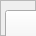
   <widget class="QFrame" name="collimationPanelFrame">
    <property name="geometry">
     <rect>
      <x>1000</x>
      <y>65</y>
      <width>36</width>
      <height>36</height>
     </rect>
    </property>
    <property name="styleSheet">
     <string notr="true">background-image: url(:/transparent.png);</string>
    </property>
    <property name="frameShape">
     <enum>QFrame::StyledPanel</enum>
    </property>
    <property name="frameShadow">
     <enum>QFrame::Raised</enum>
    </property>
    <widget class="QFrame" name="frameCollimation">
     <property name="geometry">
      <rect>
       <x>470</x>
       <y>75</y>
       <width>36</width>
       <height>21</height>
      </rect>
     </property>
     <property name="styleSheet">
      <string notr="true">border-image: url(:/Sym/Sym/ColliBack.png);</string>
     </property>
     <property name="frameShape">
      <enum>QFrame::StyledPanel</enum>
     </property>
     <property name="frameShadow">
      <enum>QFrame::Raised</enum>
     </property>
     <widget class="QLineEdit" name="frontEdit">
      <property name="geometry">
       <rect>
        <x>15</x>
        <y>230</y>
        <width>76</width>
        <height>36</height>
       </rect>
      </property>
      <property name="font">
       <font>
        <family>DejaVu Sans</family>
        <pointsize>24</pointsize>
        <weight>75</weight>
        <italic>false</italic>
        <bold>true</bold>
       </font>
      </property>
      <property name="toolTip">
       <string notr="true"/>
      </property>
      <property name="statusTip">
       <string notr="true"/>
      </property>
      <property name="whatsThis">
       <string notr="true"/>
      </property>
      <property name="accessibleName">
       <string notr="true"/>
      </property>
      <property name="accessibleDescription">
       <string notr="true"/>
      </property>
      <property name="styleSheet">
       <string notr="true">background-color: rgb(255, 255, 255);
border-image: url(:/transparent.png);</string>
      </property>
      <property name="text">
       <string notr="true">127</string>
      </property>
      <property name="frame">
       <bool>true</bool>
      </property>
      <property name="alignment">
       <set>Qt::AlignCenter</set>
      </property>
     </widget>
     <widget class="QLineEdit" name="rightEdit">
      <property name="geometry">
       <rect>
        <x>375</x>
        <y>230</y>
        <width>76</width>
        <height>36</height>
       </rect>
      </property>
      <property name="font">
       <font>
        <family>DejaVu Sans</family>
        <pointsize>24</pointsize>
        <weight>75</weight>
        <italic>false</italic>
        <bold>true</bold>
       </font>
      </property>
      <property name="toolTip">
       <string notr="true"/>
      </property>
      <property name="statusTip">
       <string notr="true"/>
      </property>
      <property name="whatsThis">
       <string notr="true"/>
      </property>
      <property name="accessibleName">
       <string notr="true"/>
      </property>
      <property name="accessibleDescription">
       <string notr="true"/>
      </property>
      <property name="styleSheet">
       <string notr="true">background-color: rgb(255, 255, 255);
border-image: url(:/transparent.png);</string>
      </property>
      <property name="text">
       <string notr="true">127</string>
      </property>
      <property name="frame">
       <bool>true</bool>
      </property>
      <property name="alignment">
       <set>Qt::AlignCenter</set>
      </property>
     </widget>
     <widget class="QLineEdit" name="leftEdit">
      <property name="geometry">
       <rect>
        <x>15</x>
        <y>40</y>
        <width>76</width>
        <height>36</height>
       </rect>
      </property>
      <property name="font">
       <font>
        <family>DejaVu Sans</family>
        <pointsize>24</pointsize>
        <weight>75</weight>
        <italic>false</italic>
        <bold>true</bold>
       </font>
      </property>
      <property name="toolTip">
       <string notr="true"/>
      </property>
      <property name="statusTip">
       <string notr="true"/>
      </property>
      <property name="whatsThis">
       <string notr="true"/>
      </property>
      <property name="accessibleName">
       <string notr="true"/>
      </property>
      <property name="accessibleDescription">
       <string notr="true"/>
      </property>
      <property name="styleSheet">
       <string notr="true">background-color: rgb(255, 255, 255);
border-image: url(:/transparent.png);</string>
      </property>
      <property name="text">
       <string notr="true">127</string>
      </property>
      <property name="frame">
       <bool>true</bool>
      </property>
      <property name="alignment">
       <set>Qt::AlignCenter</set>
      </property>
     </widget>
     <widget class="QLineEdit" name="backEdit">
      <property name="geometry">
       <rect>
        <x>375</x>
        <y>40</y>
        <width>76</width>
        <height>36</height>
       </rect>
      </property>
      <property name="font">
       <font>
        <family>DejaVu Sans</family>
        <pointsize>24</pointsize>
        <weight>75</weight>
        <italic>false</italic>
        <bold>true</bold>
       </font>
      </property>
      <property name="toolTip">
       <string notr="true"/>
      </property>
      <property name="statusTip">
       <string notr="true"/>
      </property>
      <property name="whatsThis">
       <string notr="true"/>
      </property>
      <property name="accessibleName">
       <string notr="true"/>
      </property>
      <property name="accessibleDescription">
       <string notr="true"/>
      </property>
      <property name="styleSheet">
       <string notr="true">background-color: rgb(255, 255, 255);
border-image: url(:/transparent.png);</string>
      </property>
      <property name="text">
       <string notr="true">127</string>
      </property>
      <property name="frame">
       <bool>true</bool>
      </property>
      <property name="alignment">
       <set>Qt::AlignCenter</set>
      </property>
     </widget>
    </widget>
    <widget class="QPushButton" name="buttonRightList">
     <property name="geometry">
      <rect>
       <x>320</x>
       <y>10</y>
       <width>66</width>
       <height>52</height>
      </rect>
     </property>
     <property name="styleSheet">
      <string notr="true">background-image:url(://transparent.png);
border-image: url(:/Pulsanti/Pulsanti/scroll_right.png);
background-color:rgb(0,0,0,0);</string>
     </property>
     <property name="text">
      <string notr="true"/>
     </property>
     <property name="iconSize">
      <size>
       <width>200</width>
       <height>200</height>
      </size>
     </property>
    </widget>
    <widget class="QPushButton" name="buttonLeftList">
     <property name="geometry">
      <rect>
       <x>5</x>
       <y>10</y>
       <width>66</width>
       <height>52</height>
      </rect>
     </property>
     <property name="styleSheet">
      <string notr="true">background-image:url(://transparent.png);
border-image: url(:/Pulsanti/Pulsanti/scroll_left.png);
background-color:rgb(0,0,0,0
);</string>
     </property>
     <property name="text">
      <string notr="true"/>
     </property>
     <property name="iconSize">
      <size>
       <width>200</width>
       <height>200</height>
      </size>
     </property>
    </widget>
    <widget class="QLabel" name="compressorList">
     <property name="geometry">
      <rect>
       <x>75</x>
       <y>15</y>
       <width>241</width>
       <height>43</height>
      </rect>
     </property>
     <property name="font">
      <font>
       <family>DejaVu Sans</family>
       <pointsize>14</pointsize>
       <weight>75</weight>
       <bold>true</bold>
      </font>
     </property>
     <property name="toolTip">
      <string notr="true"/>
     </property>
     <property name="statusTip">
      <string notr="true"/>
     </property>
     <property name="whatsThis">
      <string notr="true"/>
     </property>
     <property name="accessibleName">
      <string notr="true"/>
     </property>
     <property name="accessibleDescription">
      <string notr="true"/>
     </property>
     <property name="styleSheet">
      <string notr="true">background-color:rgb(0,0,0,50);
color: rgb(255, 255, 255);</string>
     </property>
     <property name="text">
      <string notr="true">PAD 24x30</string>
     </property>
     <property name="alignment">
      <set>Qt::AlignCenter</set>
     </property>
    </widget>
    <widget class="QPushButton" name="downloadFormat">
     <property name="geometry">
      <rect>
       <x>410</x>
       <y>5</y>
       <width>86</width>
       <height>61</height>
      </rect>
     </property>
     <property name="styleSheet">
      <string notr="true">border-image: url(:/Pulsanti/Pulsanti/play.png);</string>
     </property>
     <property name="text">
      <string/>
     </property>
    </widget>
    <widget class="QFrame" name="frameMirror">
     <property name="geometry">
      <rect>
       <x>10</x>
       <y>74</y>
       <width>496</width>
       <height>281</height>
      </rect>
     </property>
     <property name="frameShape">
      <enum>QFrame::StyledPanel</enum>
     </property>
     <property name="frameShadow">
      <enum>QFrame::Raised</enum>
     </property>
     <widget class="QLabel" name="label_3">
      <property name="geometry">
       <rect>
        <x>40</x>
        <y>40</y>
        <width>416</width>
        <height>51</height>
       </rect>
      </property>
      <property name="font">
       <font>
        <family>DejaVu Sans</family>
        <pointsize>26</pointsize>
        <weight>75</weight>
        <bold>true</bold>
       </font>
      </property>
      <property name="toolTip">
       <string notr="true"/>
      </property>
      <property name="statusTip">
       <string notr="true"/>
      </property>
      <property name="whatsThis">
       <string notr="true"/>
      </property>
      <property name="accessibleName">
       <string notr="true"/>
      </property>
      <property name="accessibleDescription">
       <string notr="true"/>
      </property>
      <property name="styleSheet">
       <string notr="true">color: rgb(255, 255, 255);</string>
      </property>
      <property name="text">
       <string>MIRROR POSITION</string>
      </property>
      <property name="alignment">
       <set>Qt::AlignCenter</set>
      </property>
     </widget>
     <widget class="QLineEdit" name="mirrorEdit">
      <property name="geometry">
       <rect>
        <x>100</x>
        <y>115</y>
        <width>156</width>
        <height>66</height>
       </rect>
      </property>
      <property name="font">
       <font>
        <family>DejaVu Sans</family>
        <pointsize>26</pointsize>
        <weight>75</weight>
        <bold>true</bold>
       </font>
      </property>
      <property name="toolTip">
       <string notr="true"/>
      </property>
      <property name="statusTip">
       <string notr="true"/>
      </property>
      <property name="whatsThis">
       <string notr="true"/>
      </property>
      <property name="accessibleName">
       <string notr="true"/>
      </property>
      <property name="accessibleDescription">
       <string notr="true"/>
      </property>
      <property name="styleSheet">
       <string notr="true">background-color: rgb(255, 255, 255);
border-image: url(:/transparent.png);</string>
      </property>
      <property name="text">
       <string>1560</string>
      </property>
      <property name="alignment">
       <set>Qt::AlignCenter</set>
      </property>
     </widget>
     <widget class="QPushButton" name="downloadMirror">
      <property name="geometry">
       <rect>
        <x>305</x>
        <y>105</y>
        <width>91</width>
        <height>86</height>
       </rect>
      </property>
      <property name="styleSheet">
       <string notr="true">border-image: url(:/Pulsanti/Pulsanti/play.png);</string>
      </property>
      <property name="text">
       <string/>
      </property>
     </widget>
    </widget>
   </widget>
